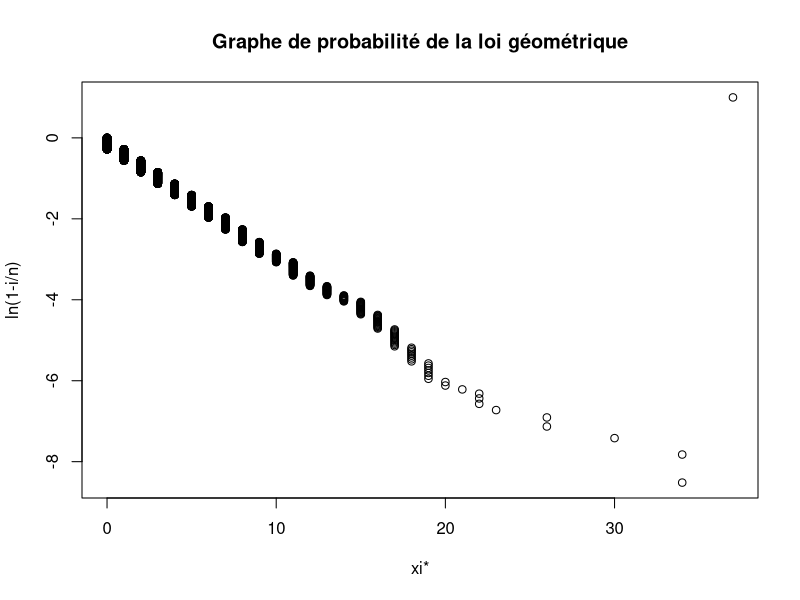

Write R code to recreate this figure.
p <- 0.25
n <- 5000
ordo <- seq(1/n,1,by=1/n)
absc <- sort(rgeom(n,p))

h <- function(x) {
  return(log(1-x))
}

i <- 1
while (i < n) {
  ordo[i] <- h(ordo[i])
  i = i + 1
}

plot(absc, ordo, main="Graphe de probabilité de la loi géométrique", xlab="xi*", ylab="ln(1-i/n)")
print(lm(ordo ~ absc))
print("pente : ")
print((1-exp(lm(ordo~absc)$coefficients[2])))